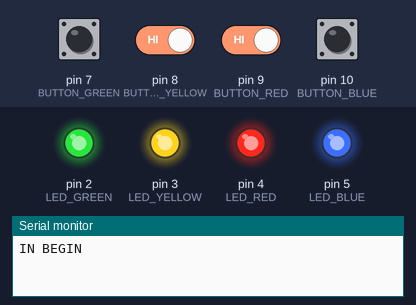
Bench run of a sketch on a simulated Arduino Uno, built with avr-gcc and run on an emulated ATmega328P. On the bench: output pins drawn as LEDs (lit = HIGH), the last lines printed to the serial monitor. The test bench sets the inputs (shaded band); at power-on: pin 7 (BUTTON_GREEN), pin 8 (BUTTON_YELLOW), pin 9 (BUTTON_RED), pin 10 (BUTTON_BLUE) HIGH. Random numbers use the default seed unless the sketch sets one. At 11.2 s the program stops and its outputs stay as they are.

Above: at 1.2 s.
1.3 s: pin 7 (BUTTON_GREEN) pulled LOW for 0.15 s
At 1.6 s:
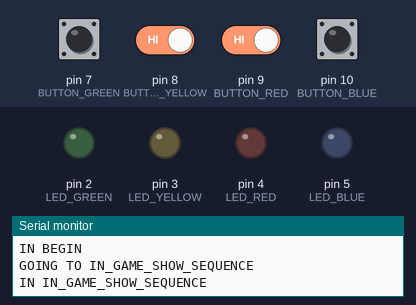
At 5.7 s:
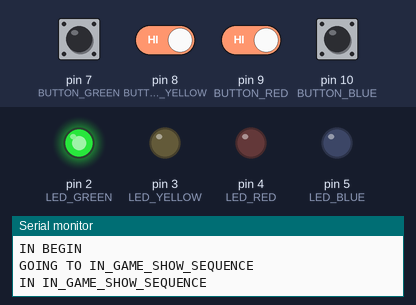
5.9 s: pin 8 (BUTTON_YELLOW) driven LOW and pin 9 (BUTTON_RED) driven LOW
At 11.4 s:
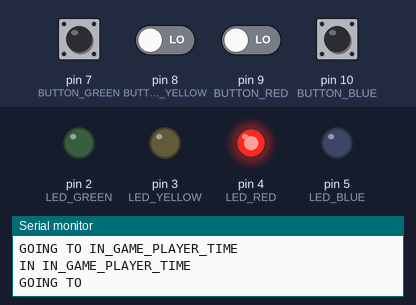
Timing chart, 0 to 12.7 s (numbered marks = the images above; inputs shaded):
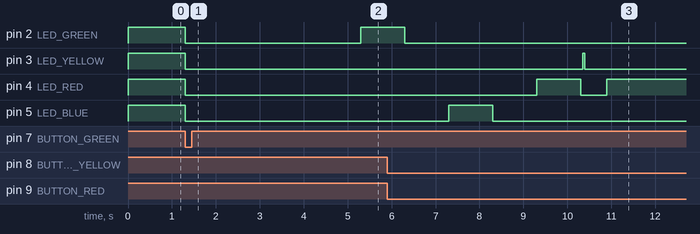

The sketch:

code.ino
```cpp
#define LED_GREEN 2
#define LED_YELLOW 3
#define LED_RED 4
#define LED_BLUE 5

#define BUTTON_GREEN 7
#define BUTTON_YELLOW 8
#define BUTTON_RED 9
#define BUTTON_BLUE 10

#define BEGIN 0
#define IN_GAME_SHOW_SEQUENCE 1
#define IN_GAME_PLAYER_TIME 2
#define END_WIN 3
#define END_FAIL 4

#define NUMBER_OF_ROUNDS 3

int current_state = 0;

int number_of_colors = 0;

int hit_or_miss = 0;
int *sequence_of_colors;

void setup(){
  Serial.begin(9600);
  declarePorts();
  /* sorteia as cores apenas uma vez */
  sequence_of_colors = color_sorter(NUMBER_OF_ROUNDS);

}


void loop(){

  Serial.begin(9600);

  switch(current_state){
    case BEGIN:
      Serial.println("IN BEGIN");
      /* signals start of play */
      begin_game();
      for(;;){
        if(!digitalRead(BUTTON_GREEN) || !digitalRead(BUTTON_RED) || !digitalRead(BUTTON_BLUE) || !digitalRead(BUTTON_YELLOW)){
            Serial.println("GOING TO IN_GAME_SHOW_SEQUENCE ");
            current_state = IN_GAME_SHOW_SEQUENCE;
          break;
        }
      }
      break;

    case IN_GAME_SHOW_SEQUENCE:
      Serial.println("IN IN_GAME_SHOW_SEQUENCE ");
      blackout();
      for(int a = 0 ; a < NUMBER_OF_ROUNDS ; a++){
        flashes_led(sequence_of_colors[a]);
      }
      current_state = IN_GAME_PLAYER_TIME;
      Serial.println("GOING TO IN_GAME_PLAYER_TIME");
      break;

    case IN_GAME_PLAYER_TIME:
      Serial.println("IN IN_GAME_PLAYER_TIME ");
      hit_or_miss = 0;
      for(int a = 0 ; a < NUMBER_OF_ROUNDS ; a++){
        for(;;){
          if(!digitalRead(BUTTON_GREEN)){
            flashes_led_fast(LED_GREEN);
            delay(500);
            if(sequence_of_colors[a] == 2){
              hit_or_miss = 1;
              break;
            }else{
              hit_or_miss = -1;
              current_state = END_FAIL;
              Serial.println("GOING TO END_FAIL");
              break;
            }
          }else if(!digitalRead(BUTTON_YELLOW)){
            flashes_led_fast(LED_YELLOW);
            delay(500);
            if(sequence_of_colors[a] == 3){
              hit_or_miss = 1;
              break;
            }else{
              hit_or_miss = -1;
              current_state = END_FAIL;
              Serial.println("GOING TO END_FAIL");
              break;
            }
          }else if(!digitalRead(BUTTON_RED)){
            flashes_led_fast(LED_RED);
            delay(500);
            if(sequence_of_colors[a] == 4){
              hit_or_miss = 1;
              break;
            }else{
              hit_or_miss = -1;
              current_state = END_FAIL;
              Serial.println("GOING TO END_FAIL");
              break;
            }
          }else if(!digitalRead(BUTTON_BLUE)){
            flashes_led_fast(LED_BLUE);
            delay(500);
            if(sequence_of_colors[a] == 5){
              hit_or_miss = 1;
              break;
            }else{
              hit_or_miss = -1;
              current_state = END_FAIL;
              Serial.println("GOING TO  END_FAIL");
              break;
            }
          }
        }
        if( hit_or_miss == -1){
          break;
        }
      }
      if(hit_or_miss != -1 ){
        current_state = END_WIN;
      }else{
        current_state = END_FAIL;
      }
      break;

    case END_FAIL:
      Serial.println("IN END_FAIL");
      end_game_fail();
      break;

    case END_WIN:
      Serial.println("IN END_WIN");
      end_game_win();
      break;
  }
}


void declarePorts()
{
  pinMode(LED_GREEN, OUTPUT);
  pinMode(LED_YELLOW, OUTPUT);
  pinMode(LED_RED, OUTPUT);
  pinMode(LED_BLUE, OUTPUT);

  pinMode(BUTTON_GREEN,INPUT_PULLUP);
  pinMode(BUTTON_YELLOW,INPUT_PULLUP);
  pinMode(BUTTON_RED,INPUT_PULLUP);
  pinMode(BUTTON_BLUE,INPUT_PULLUP);
}


void begin_game(){
  /* signals start of play */
  digitalWrite(LED_GREEN , HIGH);
  digitalWrite(LED_YELLOW , HIGH);
  digitalWrite(LED_RED , HIGH);
  digitalWrite(LED_BLUE , HIGH);
}

void end_game_fail(){
  digitalWrite(LED_GREEN , LOW);
  digitalWrite(LED_YELLOW, LOW);
  digitalWrite(LED_RED , HIGH);
  digitalWrite(LED_BLUE , LOW);
}

void blackout(){
  digitalWrite(LED_GREEN , LOW);
  digitalWrite(LED_YELLOW, LOW);
  digitalWrite(LED_RED , LOW);
  digitalWrite(LED_BLUE , LOW);
  delay(3000);
}

void hit(){
  digitalWrite(LED_GREEN , HIGH);
  digitalWrite(LED_YELLOW, HIGH);
  digitalWrite(LED_RED , HIGH);
  digitalWrite(LED_BLUE , HIGH);
  delay(3000);
}

void end_game_win(){
  /* signals send of play */
  digitalWrite(LED_GREEN , HIGH);
  digitalWrite(LED_YELLOW , LOW);
  digitalWrite(LED_RED , LOW);
  digitalWrite(LED_BLUE , LOW);
}

int *color_sorter(int number){
  /* reads analogue port 0 empty*/
  /* to feed the random number generator function with a floating value*/
  randomSeed(analogRead(0));

  /* allocates number memory locations*/
  int *colors = (int *) malloc(number);

  if(!colors){
    return NULL;
  }else{
    /* allocation made successfully */
    for(int a = 0; a < number ; a++){
      /* populate the positions with random colors */
      colors[a] = random(LED_GREEN,LED_BLUE + 1);
    }
  }

  return colors;
}

void flashes_led(int led){
  /* keep led access for 1 second*/
  digitalWrite(led , LOW);
  delay(1000);
  digitalWrite(led , HIGH);
  delay(1000);
  digitalWrite(led , LOW);
}

void flashes_led_fast(int led){
  /* keep led access for 1 second*/
  digitalWrite(led , LOW);
  delay(50);
  digitalWrite(led , HIGH);
  delay(50);
  digitalWrite(led , LOW);
}

void lights_up_from_the_push_button(){
  /* GREEN BUTTON */
    if(!digitalRead(BUTTON_GREEN)){
      digitalWrite(LED_GREEN , HIGH);
    }else{
      digitalWrite(LED_GREEN , LOW);
    }

    /* YELLOW BUTTON */
    if(!digitalRead(BUTTON_YELLOW)){
      digitalWrite(LED_YELLOW , HIGH);
    }else{
      digitalWrite(LED_YELLOW , LOW);
    }

    /* RED BUTTON */
    if(!digitalRead(BUTTON_RED)){
      digitalWrite(LED_RED , HIGH);
    }else{
      digitalWrite(LED_RED , LOW);
    }

    /* BLUE BUTTON */
    if(!digitalRead(BUTTON_BLUE)){
      digitalWrite(LED_BLUE , HIGH);
    }else{
      digitalWrite(LED_BLUE , LOW);
    }
}
```

Measured:
- after the input at 1.3 s, pin 2 (LED_GREEN): HIGH → LOW at once, → HIGH 4.0 s later; pin 3 (LED_YELLOW), pin 4 (LED_RED), pin 5 (LED_BLUE): HIGH → LOW at once
- after the input at 5.9 s, pin 3 (LED_YELLOW): LOW → HIGH after 4.5 s, → LOW 0.05 s later
